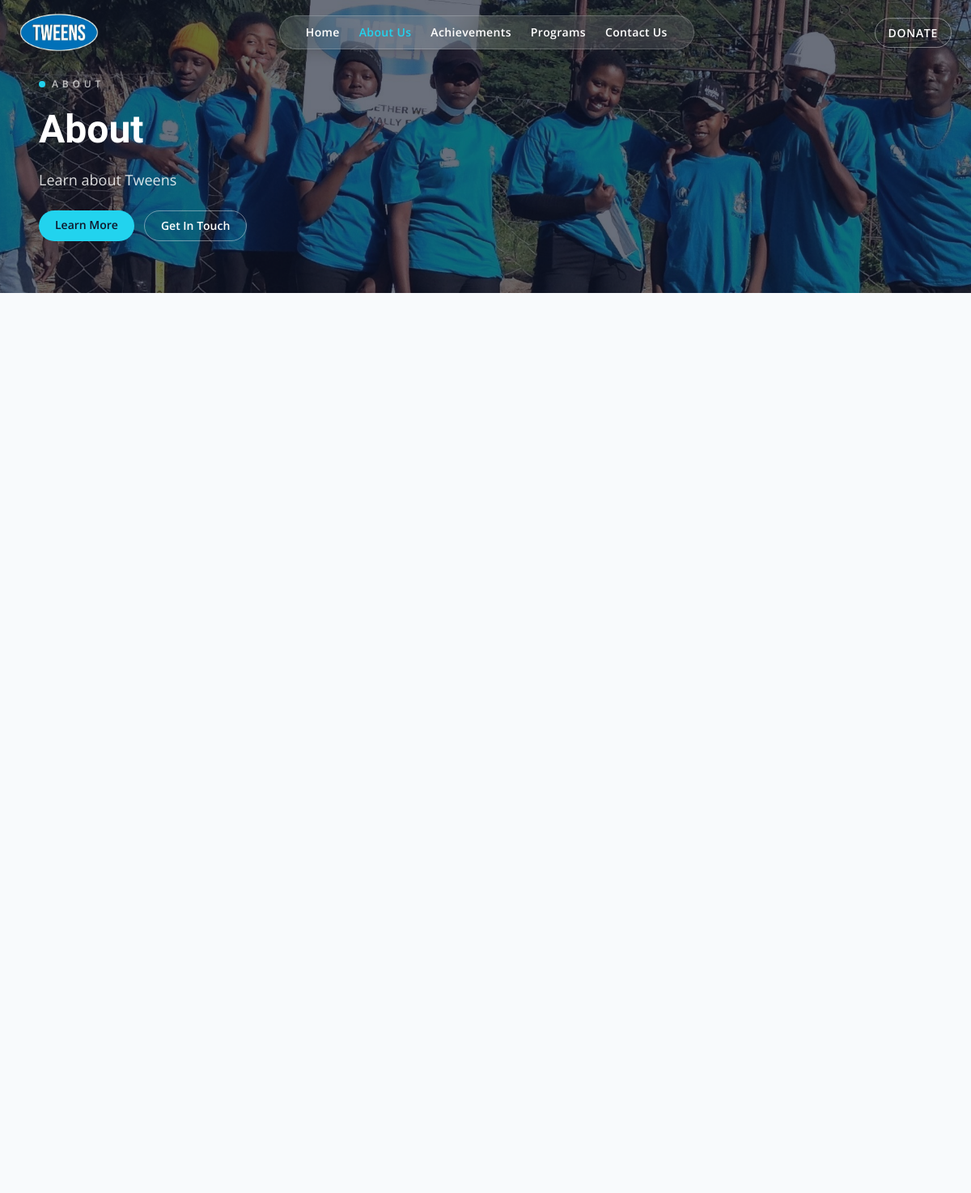
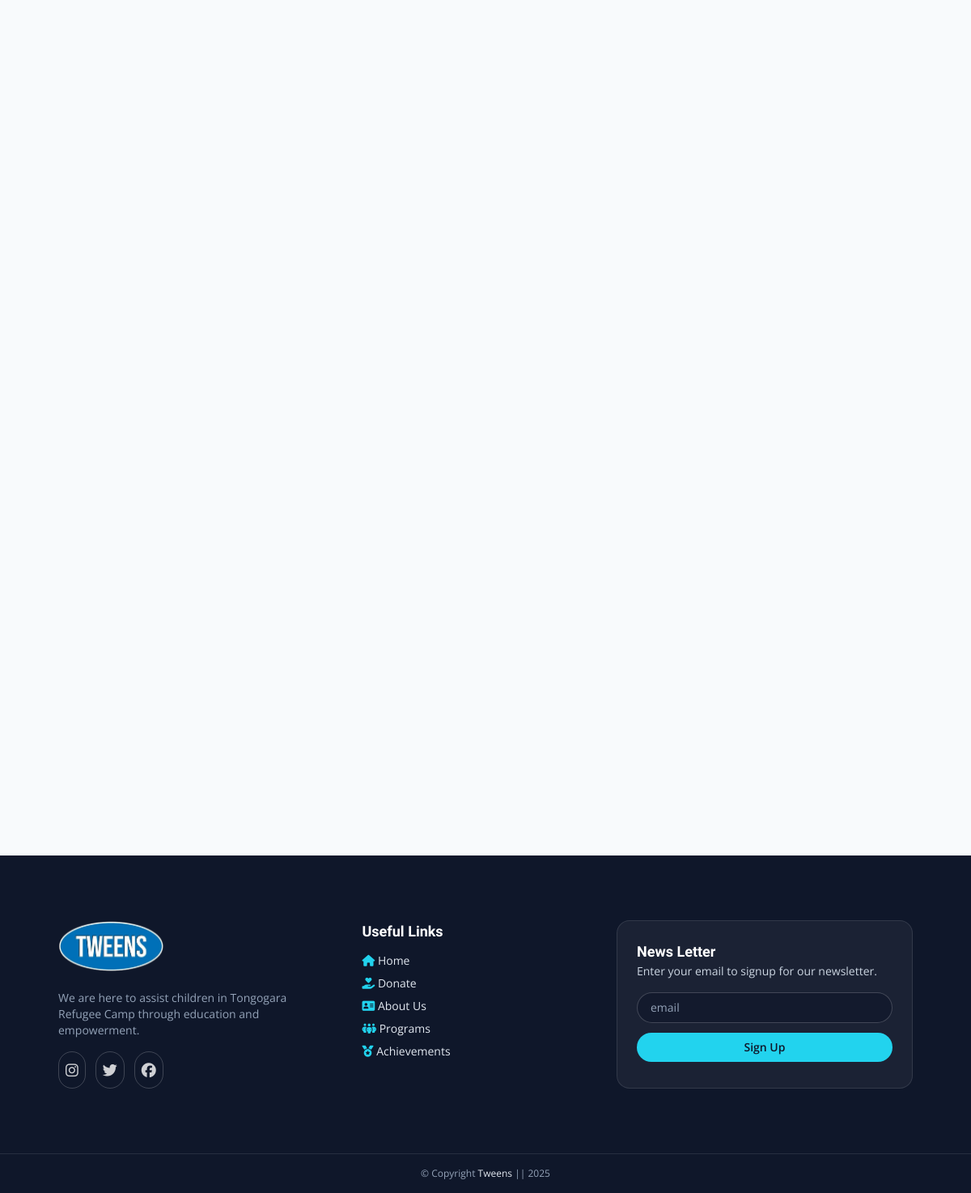
/about, run on the app's committed database (2 pictures, top to bottom).
### flask_app/models.py (models this page shows)
class SiteContent(db.Model):
    __tablename__ = "site_content_table"
    __table_args__ = (
        UniqueConstraint("page", "section", "field", name="uq_site_content_key"),
    )
    id = db.Column(db.Integer, primary_key=True)
    page = db.Column(db.String(100), nullable=False)
    section = db.Column(db.String(100), nullable=False)
    field = db.Column(db.String(100), nullable=False)
    value = db.Column(db.Text, nullable=False)
    updated_at = db.Column(db.DateTime, nullable=False, default=datetime.utcnow, onupdate=datetime.utcnow)

### flask_app/app.py (the view)
@app.get("/about")
def about():
    return render_template(
        "about.html",
        page_content=get_page_content("about"),
        file_js=f'<script src="{url_for("static", filename="myJS/about.js")}"></script>',
    )

### flask_app/app.py (called while the page is built)
def get_page_content(page: str) -> dict[str, dict[str, str]]:
    defaults = SITE_CONTENT_DEFAULTS.get(page, {})
    content = {section: dict(fields) for section, fields in defaults.items()}
    rows = SiteContent.query.filter_by(page=page).all()
    for row in rows:
        content.setdefault(row.section, {})[row.field] = row.value
    return content

@app.context_processor
def inject_global_site_content():
    global_content = get_page_content("global")
    return {
        "global_content": global_content.get("branding", {}),
        "footer_content": global_content.get("footer", {}),
        "current_endpoint": request.endpoint,
    }

### flask_app/templates/about.html (shortened to what this page needs)
{% set title = 'About' %}
{% set file_css = '' %}
{% set bg_image_url = page_content.hero.background_image %}
{% set topic = page_content.hero.topic %}
{% set caption = page_content.hero.caption %}
{% include 'components/hero.html' %}
<main class="mx-auto flex max-w-6xl flex-col gap-16 px-6 py-12 md:px-8 md:py-16 lg:px-12 lg:py-20">
</main>
{% include 'components/footer.html' %}

### flask_app/templates/components/hero.html (shortened to what this page needs)
<!DOCTYPE html>
<html lang="en">
<head>
    <link rel="stylesheet" href="{{ url_for('static', filename='css/tailwind.css') }}">
    <link rel="stylesheet" href="https://cdnjs.cloudflare.com/ajax/libs/font-awesome/6.7.2/css/all.min.css" />
</head>
<body>
    <div class="nav-banner fixed inset-x-0 top-0 z-50 flex items-center justify-between px-6 py-4 transition-all duration-500">
        <div class="logo flex items-center gap-3">
            <a href="{{ url_for('home') }}" class="inline-flex items-center gap-3">
                <img src="{{ url_for('static', filename=global_content.get('logo_image', 'images/logo.png')) }}" alt="Logo" class="h-12 object-cover">
            </a>
        </div>
        <nav class="hidden md:flex md:items-center md:gap-6 md:rounded-full md:bg-white/10 md:backdrop-blur-xl md:px-8 md:py-2.5 md:border md:border-white/20 md:shadow-lg">
            <a href="{{ url_for('home') }}" class="text-sm font-semibold tracking-wide transition-colors {% if current_endpoint == 'home' %}text-brand-aqua{% else %}text-white hover:text-brand-aqua{% endif %}">Home</a>
            <a href="{{ url_for('about') }}" class="text-sm font-semibold tracking-wide transition-colors {% if current_endpoint == 'about' %}text-brand-aqua{% else %}text-white hover:text-brand-aqua{% endif %}">About Us</a>
            <a href="{{ url_for('achievements') }}" class="text-sm font-semibold tracking-wide transition-colors {% if current_endpoint == 'achievements' %}text-brand-aqua{% else %}text-white hover:text-brand-aqua{% endif %}">Achievements</a>
            <a href="{{ url_for('programs') }}" class="text-sm font-semibold tracking-wide transition-colors {% if current_endpoint == 'programs' %}text-brand-aqua{% else %}text-white hover:text-brand-aqua{% endif %}">Programs</a>
            <a href="{{ url_for('contact') }}" class="text-sm font-semibold tracking-wide transition-colors {% if current_endpoint == 'contact' %}text-brand-aqua{% else %}text-white hover:text-brand-aqua{% endif %}">Contact Us</a>
        </nav>
        <div class="hidden md:block">
            <a href="{{ global_content.get('donate_url', 'https://www.globalgiving.org/projects/transformative-education-for-refugees-in-zimbabwe/') }}" target="_blank" class="rounded-full border border-white/40 px-4 py-2 text-sm font-semibold uppercase tracking-wider text-white transition hover:border-white hover:bg-white/10">Donate</a>
        </div>
    </div>
    <header class="relative min-h-[60vh] bg-cover bg-center" style="background-image: url('{{ url_for('static', filename=bg_image_url) }}');">
        <div class="absolute inset-0" style="background-color: rgba(15, 23, 42, 0.62);"></div>
        <div class="relative z-10">
            <div class="mx-auto flex max-w-6xl flex-col gap-6 px-6 pb-16 pt-24 text-white">
                <div class="flex flex-wrap items-center gap-2 text-xs font-semibold uppercase tracking-[0.4em] text-white/70">
                    <span class="h-2 w-2 rounded-full bg-brand-aqua"></span>
                    {{ topic }}
                </div>
                <h1 class="text-4xl font-semibold leading-tight md:text-5xl">{{ topic }}</h1>
                <p class="max-w-2xl text-base text-white/85 md:text-lg">{{ caption }}</p>
                <div class="flex flex-wrap gap-3">
                    <a href="{{ url_for('about') }}" class="rounded-full bg-brand-aqua px-5 py-2 text-sm font-semibold text-slate-900 transition hover:brightness-110">Learn More</a>
                    <a href="{{ url_for('contact') }}" class="rounded-full border border-white/40 px-5 py-2 text-sm font-semibold text-white transition hover:border-white hover:bg-white/10">Get In Touch</a>
                </div>
            </div>
        </div>
    </header>

### flask_app/templates/components/footer.html (shortened to what this page needs)
<section class="bg-slate-900 text-slate-200">
    <div class="mx-auto grid max-w-6xl gap-10 px-6 py-14 md:px-8 md:py-16 lg:px-12 lg:py-20 md:grid-cols-[1.1fr_0.9fr_1.2fr]">
        <div class="space-y-4">
            <a href="{{ url_for('home') }}" class="inline-flex items-center gap-3">
                <img src="{{ url_for('static', filename=global_content.get('logo_image', 'images/logo.png')) }}" alt="logo" class="h-16 object-cover">
            </a>
            <p class="text-sm text-slate-400">{{ footer_content.get('tagline', 'Refugee-led education initiatives building brighter futures through mentorship, access, and community care.') }}</p>
            <div class="flex gap-3 text-lg">
                <a href="https://www.instagram.com/tweens_tongogara/" target="_blank" class="rounded-full border border-white/20 p-2 text-white/80 transition hover:border-brand-aqua hover:text-brand-aqua"><i class="fa-brands fa-instagram"></i></a>
                <a href="https://x.com/TongogaraTweens" target="_blank" class="rounded-full border border-white/20 p-2 text-white/80 transition hover:border-brand-aqua hover:text-brand-aqua"><i class="fa-brands fa-twitter"></i></a>
                <a href="https://www.facebook.com/tweens.tongo/" target="_blank" class="rounded-full border border-white/20 p-2 text-white/80 transition hover:border-brand-aqua hover:text-brand-aqua"><i class="fa-brands fa-facebook"></i></a>
            </div>
        </div>
        <div class="space-y-3">
            <h2 class="text-lg font-semibold text-white">Useful Links</h2>
            <div class="space-y-2 text-sm">
                <p><i class="fa-solid fa-house text-brand-aqua"></i> <a href="{{ url_for('home') }}">Home</a></p>
                <p><i class="fa-solid fa-hand-holding-heart text-brand-aqua"></i> <a href="{{ global_content.get('donate_url', 'https://www.globalgiving.org/projects/transformative-education-for-refugees-in-zimbabwe/') }}" target="_blank">Donate</a></p>
                <p><i class="fa-solid fa-address-card text-brand-aqua"></i> <a href="{{ url_for('about') }}">About Us</a></p>
                <p><i class="fa-solid fa-people-group text-brand-aqua"></i> <a href="{{ url_for('programs') }}">Programs</a></p>
                <p><i class="fa-solid fa-medal text-brand-aqua"></i> <a href="{{ url_for('achievements') }}">Achievements</a></p>
            </div>
        </div>
        <div class="space-y-4 rounded-2xl border border-white/10 bg-white/5 p-6">
            <div>
                <h2 class="text-lg font-semibold text-white">{{ footer_content.get('newsletter_title', 'News Letter') }}</h2>
                <p class="text-sm text-slate-300">{{ footer_content.get('newsletter_caption', 'Enter your email to signup for our newsletter.') }}</p>
            </div>
            <form action="{{ url_for('newsletter_signup') }}" method="post" class="flex flex-col gap-3">
                <input type="email" placeholder="email" name="newsletter" required class="w-full rounded-full border border-white/20 bg-slate-900/60 px-4 py-2 text-sm text-white placeholder:text-slate-400 focus:border-brand-aqua focus:outline-none">
                <button type="submit" class="rounded-full bg-brand-aqua px-4 py-2 text-sm font-semibold text-slate-900 transition hover:brightness-110">Sign Up</button>
            </form>
        </div>
    </div>
    <div class="border-t border-white/10 py-4 text-center text-xs text-slate-400">
        <p>&copy; Copyright <a href="{{ url_for('news_validate_page') }}" class="text-slate-200">{{ global_content.get('org_name', 'Tweens') }}</a> || {{ footer_content.get('copyright_year', '2025') }}</p>
    </div>
</section>
</body>
</html>

### data on the page
SiteContent: value (picture)
SiteContent: value (picture)
SiteContent: value "ABOUT", value "About"
SiteContent: value "Learn about Tweens"
SiteContent: get "We are here to assist children in Tongogara Refugee Camp through education and empowerment."
SiteContent: get "News Letter"
SiteContent: get "Enter your email to signup for our newsletter."
SiteContent: get "Tweens"
SiteContent: get "2025"
